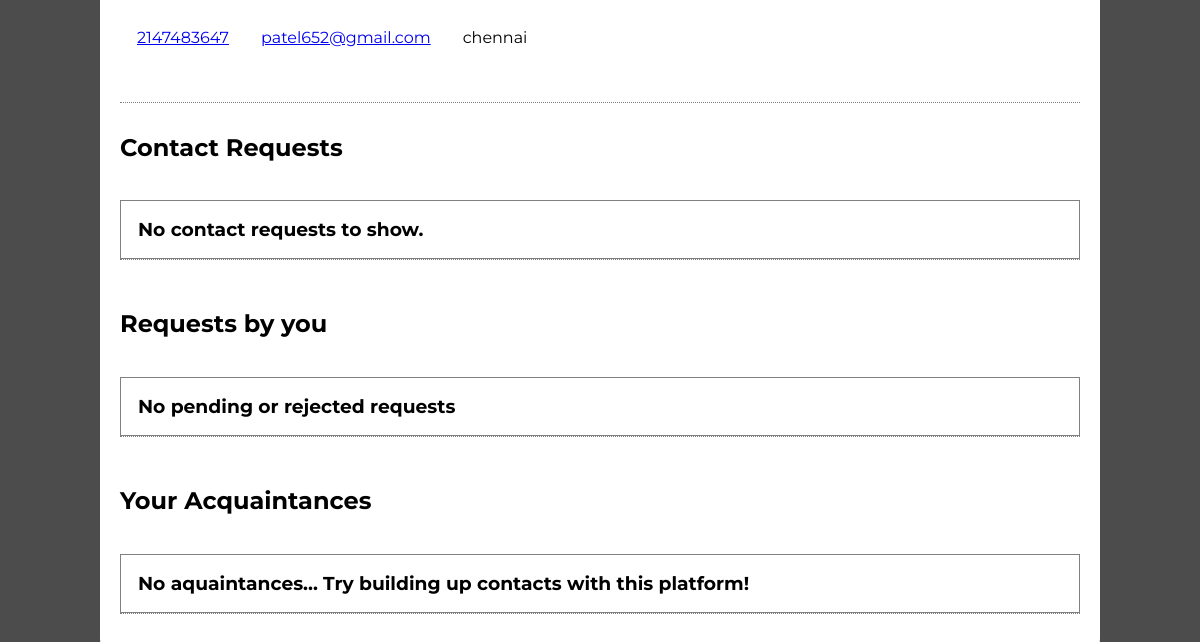
Before: /dashboard/dashboard.php (signed in, lower part) with the older database file.
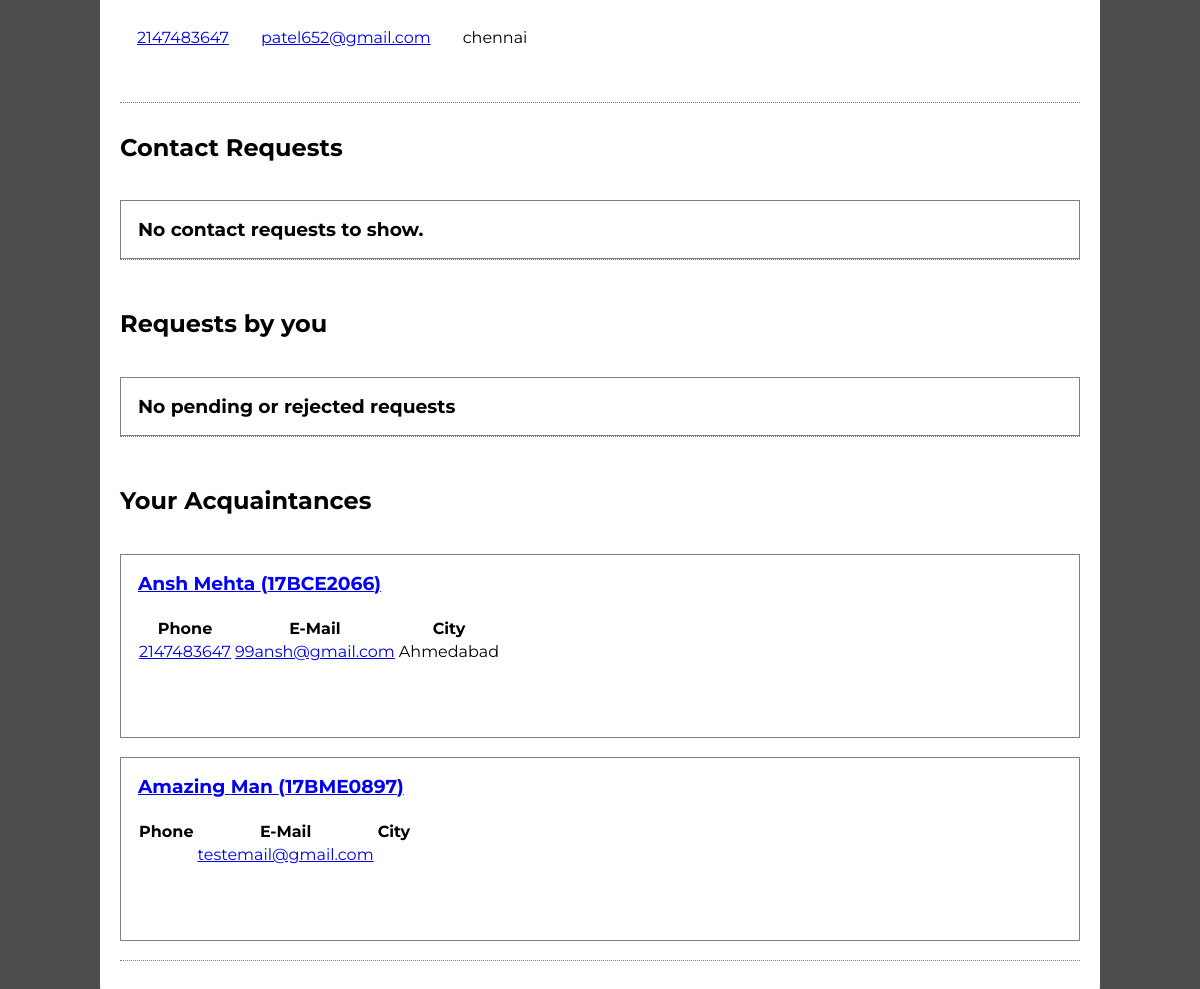
After: the same page with the newer database file.
### tables this page shows
CREATE TABLE `user_info` (
  `reg_no` varchar(9) NOT NULL,
  `email` varchar(100) DEFAULT NULL,
  `password` varchar(50) NOT NULL,
  `first_name` varchar(50) NOT NULL,
  `last_name` varchar(50) NOT NULL,
  `DOB` date NOT NULL,
  `phone` int(9) DEFAULT NULL,
  `city` varchar(100) DEFAULT NULL,
  `bio` text
);

CREATE TABLE `contact` (
  `senderID` varchar(10) NOT NULL,
  `receiverID` varchar(10) NOT NULL,
  `accept` tinyint(1) NOT NULL,
  `reject` tinyint(1) NOT NULL,
  `wait` tinyint(1) NOT NULL,
  `ban` tinyint(1) NOT NULL
);

### dashboard/dashboard.php (the view, shortened to what this page needs)
<!DOCTYPE html>
<html>
<head>
    <link href="../css/dashboard.css" rel="stylesheet" />
</head>
<body>
<?php
$con = mysqli_connect("localhost", "root", "", "skillmatch");
?>
    <section class="profile">
        <article id="profileDetails">
             <br>
<?php
$regno =$_SESSION['username'];
?>
<br>
<br>
<br>
<br>
<br>
<br>
<br>
<br>
<?php
    $rcontact = mysqli_query($con,"SELECT * FROM user_info WHERE reg_no='$regno'");
    $row = mysqli_fetch_array($rcontact);
    $myphone=$row['phone'];
    $myemail=$row['email'];
    $mycity=$row['city'];
    echo "<table id=\"contactTable\">";
    echo "<thead><th>Phone</th><th>E-Mail</th><th>City</th>";
    echo "<tr><td><a href=\"tel:$myphone\">$myphone</a></td><td><a href=\"mailto:$myemail\">$myemail</a></td><td>$mycity</td>";
    echo "</table>";
?>
<br>
            <br>
        </article>
        <article class="contactReq">
            <h2>Contact Requests</h2>
            <br>
            <?php
            $contactResult=mysqli_query($con,"SELECT * FROM contact WHERE receiverID='$regno' AND wait=1") or die("Error while fetching contact requests");
            if(mysqli_num_rows($contactResult)>0){
                while($contactResult1=mysqli_fetch_array($contactResult)){
                    $sid=$contactResult1['senderID'];
                    $contactResult2=mysqli_query($con,"SELECT first_name,last_name FROM `user_info` WHERE reg_no='$sid'");
                    $contactResult2=mysqli_fetch_array($contactResult2);
                    $fname=$contactResult2['first_name'];
                    $lname=$contactResult2['last_name'];
                    echo "<div class=\"request\">";
                    echo "<h3>From: $fname $lname ($sid)</h3>";
                    echo "<br>";
                    echo "<form method=\"POST\" action=\"\">";
                        echo "<input type=\"hidden\" name=\"senderID\" value=\"$sid\"></input>";
                        echo "<ul>";
                            echo "<li>";
                            echo "<input type=\"submit\" name=\"accept\" value=\"Accept\" id=\"acceptRequest\"></input>";
                            echo "</li>";
                            echo "<li>";
                            echo "<input type=\"submit\" name=\"reject\" value=\"Reject\" id=\"rejectRequest\"></input>";
                            echo "</li>";
                            echo "<li>";
                            echo "<input type=\"submit\" name=\"ban\" value=\"Ban\" id=\"banRequest\"></input>";
                            echo "</li>";
                        echo "</ul>";
                    echo "</form>";
                    echo "</div>";
                    echo "<br>";
                }
            }
            else{
                echo "<div class=\"request\" id=\"noRequests\"><h3>No contact requests to show.</h3></div>";
            }
?>
        </article>
<br>
        <article class="contactReq">
            <h2>Requests by you</h2>
            <br>
            <?php
            $contactResult=mysqli_query($con,"SELECT * FROM contact WHERE senderID='$regno' AND (wait=1 OR reject=1)") or die("Error while fetching requests by you");
            if(mysqli_num_rows($contactResult) > 0){
                while($contactResult1=mysqli_fetch_array($contactResult)){
                    $rid=$contactResult1['receiverID'];
                    $waiting = $contactResult1['wait'];
                    $rejected = $contactResult1['reject'];
                    $contactResult2=mysqli_query($con,"SELECT first_name,last_name FROM `user_info` WHERE reg_no='$rid'");
                    $contactResult2=mysqli_fetch_array($contactResult2);
                    $fname=$contactResult2['first_name'];
                    $lname=$contactResult2['last_name'];
                    echo "<div class=\"request\">";
                    echo "<h3>To: <a href=\"../search/profileshow.php?query=$rid\">$fname $lname ($rid)</a></h3>";
                    echo "<br>";
                    $status="";
                    if($waiting) $status="Waiting for acceptance by receiver";
                    if($rejected) $status="Contact request rejected";
                    echo "<h3>Status: $status</h3>";
                    echo "</div>";
                    echo "<br>";
                }
            }
            else{
                echo "<div class=\"request\" id=\"noRequests\"><h3>No pending or rejected requests</h3></div>";
            }
?>
        </article>
<br>
        <article class="contactReq">
            <h2>Your Acquaintances</h2>
            <br>
            <?php
            $contactResult=mysqli_query($con,"SELECT * FROM contact WHERE accept=1 AND (senderID='$regno' OR receiverID='$regno')") or die("Error while fetching your acquaintances");
            if(mysqli_num_rows($contactResult) > 0){
                while($contactResult1=mysqli_fetch_array($contactResult)){
                    $rid=$contactResult1['receiverID'];
                    if($rid==$regno){
                        $rid=$contactResult1['senderID'];
                    }
                    $contactResult2=mysqli_query($con,"SELECT * FROM `user_info` WHERE reg_no='$rid'");
                    $contactResult2=mysqli_fetch_array($contactResult2);
                    $fname=$contactResult2['first_name'];
                    $lname=$contactResult2['last_name'];
                    $phone=$contactResult2['phone'];
                    $email=$contactResult2['email'];
                    $city=$contactResult2['city'];
                    echo "<div class=\"request\">";
                    echo "<h3><a href=\"../search/profileshow.php?query=$rid\">$fname $lname ($rid)</a></h3>";
                    echo "<br>";
                    echo "<table id=\"contactTable\">";
                    echo "<thead><th>Phone</th><th>E-Mail</th><th>City</th>";
                    echo "<tr><td><a href=\"tel:$phone\">$phone</a></td><td><a href=\"mailto:$email\">$email</a></td><td>$city</td>";
                    echo "</table>";
                    echo "<br>";
                    echo "<form action=\"../chat/chat.php\" method=\"POST\"><input type=\"hidden\" name=\"couser\" value=\"$rid\"></input><button id=\"makeRequest\" type=\"submit\" value=\"$rid\">CHAT</button></form>";
                    echo "</div>";
                    echo "<br>";
                }
            }
            else{
                echo "<div class=\"request\" id=\"noRequests\"><h3>No aquaintances... Try building up contacts with this platform!</h3></div>";
            }
?>
        </article>
    </section>
</body>
</html>

### css/dashboard.css (style rules this page uses)
* { font-family: 'Montserrat', sans-serif; }
html { min-height:100%; background:linear-gradient(0deg,rgba(0,0,0,0.7),rgba(0,0,0,0.7)),url("../img/back5.jpg"); background-size:cover; color:white; }
.profile { color: black; border-radius: 15px; width: 80vw; position: relative; top:6vh; margin:auto; background: white; padding: 10px 20px 40px 20px; }
.profile article { border-bottom:1px dotted grey; padding-top: 10px; }
.request { display: block; border: 1px solid grey; padding: 15px; overflow: hidden; }
.request h3 { padding: 2px; margin:0px; }

Changed rows visible on the page:
added contact: user_info.first_name "Ansh", user_info.last_name "Mehta", receiverID "17BCE2066", user_info.phone "2147483647", user_info.email "99ansh@gmail.com", user_info.city "Ahmedabad"
added contact: user_info.first_name "Amazing", user_info.last_name "Man", senderID "17BME0897", user_info.email "testemail@gmail.com"
Other visible differences:
text no longer shown: "No aquaintances... Try building up contacts with this platform!"
